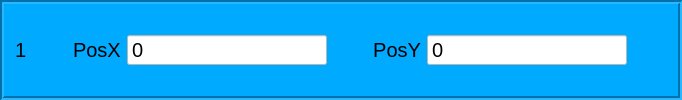
            <widget class="QFrame" name="frame_14">
             <property name="sizePolicy">
              <sizepolicy hsizetype="Preferred" vsizetype="Fixed">
               <horstretch>0</horstretch>
               <verstretch>0</verstretch>
              </sizepolicy>
             </property>
             <property name="maximumSize">
              <size>
               <width>16777215</width>
               <height>120</height>
              </size>
             </property>
             <property name="font">
              <font>
               <family>Tahoma</family>
               <pointsize>15</pointsize>
              </font>
             </property>
             <property name="styleSheet">
              <string notr="true">background-color: rgb(0, 170, 255);</string>
             </property>
             <property name="frameShape">
              <enum>QFrame::Box</enum>
             </property>
             <property name="frameShadow">
              <enum>QFrame::Sunken</enum>
             </property>
             <property name="lineWidth">
              <number>2</number>
             </property>
             <property name="midLineWidth">
              <number>0</number>
             </property>
             <layout class="QHBoxLayout" name="horizontalLayout_11">
              <item>
               <widget class="QLabel" name="label_27">
                <property name="font">
                 <font>
                  <family>Tahoma</family>
                  <pointsize>15</pointsize>
                 </font>
                </property>
                <property name="text">
                 <string>1</string>
                </property>
               </widget>
              </item>
              <item>
               <spacer name="horizontalSpacer_17">
                <property name="orientation">
                 <enum>Qt::Horizontal</enum>
                </property>
                <property name="sizeHint" stdset="0">
                 <size>
                  <width>40</width>
                  <height>20</height>
                 </size>
                </property>
               </spacer>
              </item>
              <item>
               <widget class="QLabel" name="label_28">
                <property name="sizePolicy">
                 <sizepolicy hsizetype="Preferred" vsizetype="Preferred">
                  <horstretch>0</horstretch>
                  <verstretch>0</verstretch>
                 </sizepolicy>
                </property>
                <property name="font">
                 <font>
                  <pointsize>15</pointsize>
                 </font>
                </property>
                <property name="styleSheet">
                 <string notr="true"/>
                </property>
                <property name="text">
                 <string>PosX</string>
                </property>
               </widget>
              </item>
              <item>
               <widget class="QSpinBox" name="edtCelebiRX1">
                <property name="sizePolicy">
                 <sizepolicy hsizetype="Fixed" vsizetype="Fixed">
                  <horstretch>0</horstretch>
                  <verstretch>0</verstretch>
                 </sizepolicy>
                </property>
                <property name="minimumSize">
                 <size>
                  <width>200</width>
                  <height>0</height>
                 </size>
                </property>
                <property name="font">
                 <font>
                  <family>Tahoma</family>
                  <pointsize>15</pointsize>
                 </font>
                </property>
                <property name="styleSheet">
                 <string notr="true">background-color: rgb(255, 255, 255);</string>
                </property>
                <property name="buttonSymbols">
                 <enum>QAbstractSpinBox::NoButtons</enum>
                </property>
                <property name="showGroupSeparator" stdset="0">
                 <bool>false</bool>
                </property>
                <property name="maximum">
                 <number>100000000</number>
                </property>
                <property name="value">
                 <number>0</number>
                </property>
               </widget>
              </item>
              <item>
               <spacer name="horizontalSpacer_18">
                <property name="orientation">
                 <enum>Qt::Horizontal</enum>
                </property>
                <property name="sizeType">
                 <enum>QSizePolicy::Fixed</enum>
                </property>
                <property name="sizeHint" stdset="0">
                 <size>
                  <width>40</width>
                  <height>20</height>
                 </size>
                </property>
               </spacer>
              </item>
              <item>
               <widget class="QLabel" name="label_29">
                <property name="sizePolicy">
                 <sizepolicy hsizetype="Preferred" vsizetype="Preferred">
                  <horstretch>0</horstretch>
                  <verstretch>0</verstretch>
                 </sizepolicy>
                </property>
                <property name="font">
                 <font>
                  <pointsize>15</pointsize>
                 </font>
                </property>
                <property name="text">
                 <string>PosY</string>
                </property>
                <property name="alignment">
                 <set>Qt::AlignRight|Qt::AlignTrailing|Qt::AlignVCenter</set>
                </property>
               </widget>
              </item>
              <item>
               <widget class="QSpinBox" name="edtCelebiRY1">
                <property name="sizePolicy">
                 <sizepolicy hsizetype="Fixed" vsizetype="Fixed">
                  <horstretch>0</horstretch>
                  <verstretch>0</verstretch>
                 </sizepolicy>
                </property>
                <property name="minimumSize">
                 <size>
                  <width>200</width>
                  <height>0</height>
                 </size>
                </property>
                <property name="font">
                 <font>
                  <family>Tahoma</family>
                  <pointsize>15</pointsize>
                 </font>
                </property>
                <property name="styleSheet">
                 <string notr="true">background-color: rgb(255, 255, 255);</string>
                </property>
                <property name="buttonSymbols">
                 <enum>QAbstractSpinBox::NoButtons</enum>
                </property>
                <property name="showGroupSeparator" stdset="0">
                 <bool>false</bool>
                </property>
                <property name="prefix">
                 <string/>
                </property>
                <property name="maximum">
                 <number>10000000</number>
                </property>
                <property name="value">
                 <number>0</number>
                </property>
               </widget>
              </item>
              <item>
               <spacer name="horizontalSpacer_19">
                <property name="orientation">
                 <enum>Qt::Horizontal</enum>
                </property>
                <property name="sizeType">
                 <enum>QSizePolicy::Expanding</enum>
                </property>
                <property name="sizeHint" stdset="0">
                 <size>
                  <width>40</width>
                  <height>20</height>
                 </size>
                </property>
               </spacer>
              </item>
             </layout>
            </widget>
